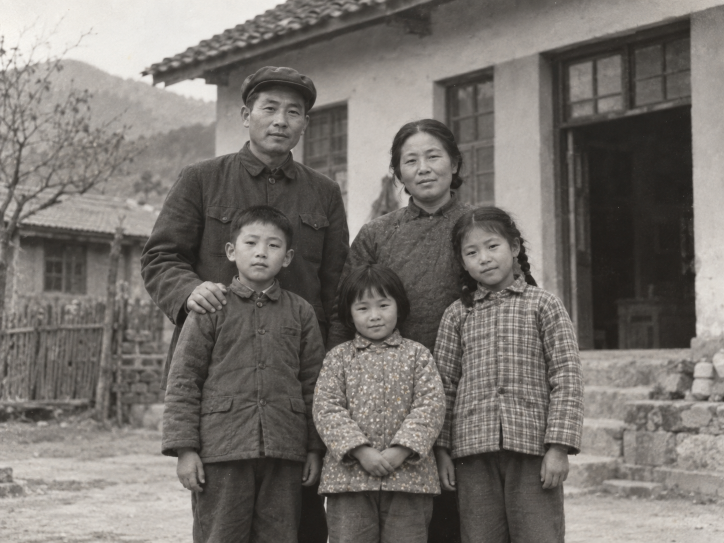
#> input picture 银发回忆录_双端协同App/assets/old-family.png, 1448 x 1086 px (shown at 1/2 size)
$ python make_repair_assets.py
#> lines starting #> are read from the running program, lines starting #| are printed output that depends on the picture
# 生成照片修复演示素材：破损缺角版 与 修复上色版
from PIL import Image, ImageDraw, ImageFilter, ImageEnhance
import random, math

SRC = "assets/old-family.png"
random.seed(42)

img = Image.open(SRC).convert("RGB")
#> img is the input picture: PIL image 1448x1086 RGB; mean R, G, B 119.3, 114.9, 110.1
w, h = img.size
#> w = 1448; h = 1086

# ---------- 1) 破损版：缺角 + 折痕 + 霉斑 + 泛黄 ----------
dam = img.copy()
# 泛黄做旧
warm = Image.new("RGB", dam.size, (196, 178, 140))
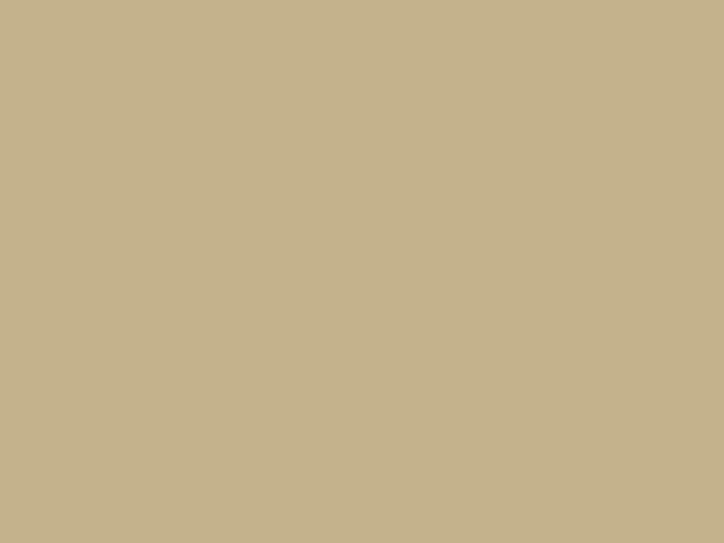
#> warm: PIL image 1448x1086 RGB (shown at 1/2 size); mean R, G, B 196, 178, 140
dam = Image.blend(dam, warm, 0.22)
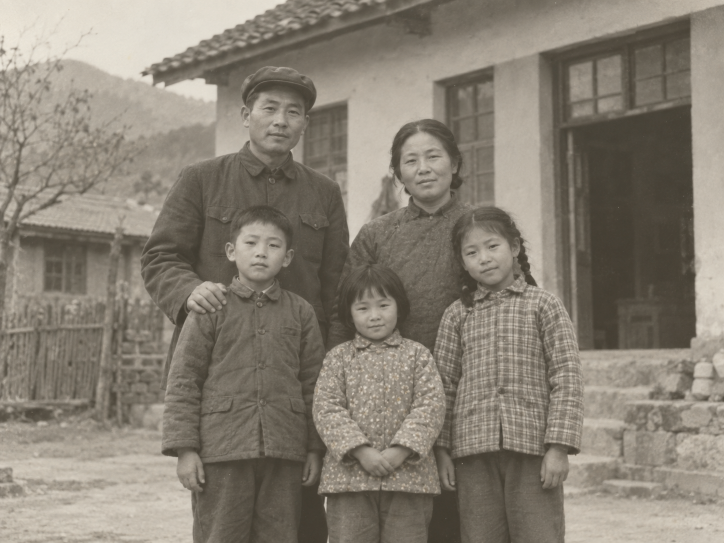
#> dam: PIL image 1448x1086 RGB (shown at 1/2 size); mean R, G, B 135.7, 128.3, 116.2
dam = ImageEnhance.Contrast(dam).enhance(0.86)
dam = ImageEnhance.Brightness(dam).enhance(1.04)

d = ImageDraw.Draw(dam, "RGBA")

# 缺角：右下角撕掉一块，露出纸背（毛边多边形）
cx, cy = int(w * 0.66), int(h * 0.66)
#> cx = 955; cy = 716
pts = [(w, int(h*0.58))]
#> pts = [(1448, 629)]
x = w
#> x = 1448
y = int(h*0.58)
#> y = 629
while x > cx - 40:
    x -= random.randint(26, 60)
    y += random.randint(-26, 40)
    y = max(int(h*0.55), min(h, y))
    pts.append((max(cx-60, x), y))
#> after the loop, x = 884; y = 667
pts += [(cx-40, h), (w, h)]
paper_back = (222, 211, 188)
d.polygon(pts, fill=paper_back + (255,))
# 缺角内侧阴影
edge = pts[:]
#> edge = [(1448, 629), (1415, 606), (1372, 611), (1332, 602), (1300, 597), (1247, 597), (1220, 597), (1181, 600), (1123, 597), (1085, 624), (1045, 655), (1002, 629), (966, 657), (919, 666), (895, 667), (915, 1086), (1448, 1086)]
for i in range(len(edge)-1):
    d.line([edge[i], edge[i+1]], fill=(120, 105, 80, 120), width=3)
#> this loop made 16 passes

# 折痕（两条斜线，一深一浅）
def crease(x0, y0, x1, y1):
    d.line([(x0, y0), (x1, y1)], fill=(255, 250, 235, 90), width=3)
    d.line([(x0+2, y0), (x1+2, y1)], fill=(60, 50, 40, 70), width=2)
crease(int(w*0.08), 0, int(w*0.42), h)
crease(int(w*0.55), 0, int(w*0.30), int(h*0.5))

# 霉斑
for _ in range(26):
    bx, by = random.randint(0, w), random.randint(0, h)
    r = random.randint(4, 26)
    d.ellipse([bx-r, by-r, bx+r, by+r], fill=(90, 75, 55, random.randint(14, 40)))

# 划痕
for _ in range(8):
    x0, y0 = random.randint(0, w), random.randint(0, h)
    x1, y1 = x0 + random.randint(-160, 160), y0 + random.randint(-160, 160)
    d.line([(x0, y0), (x1, y1)], fill=(235, 228, 210, 60), width=1)
#> this loop made 8 passes
#> (x0, y0, x1, y1) on passes 1 to 8: (1393, 234, 1507, 210), (1312, 696, 1209, 686), (890, 323, 962, 164), (539, 1025, 470, 1124), (217, 611, 316, 762), (407, 313, 438, 235), (1104, 1086, 944, 1232), (663, 1000, 512, 897)

dam = dam.filter(ImageFilter.GaussianBlur(0.4))
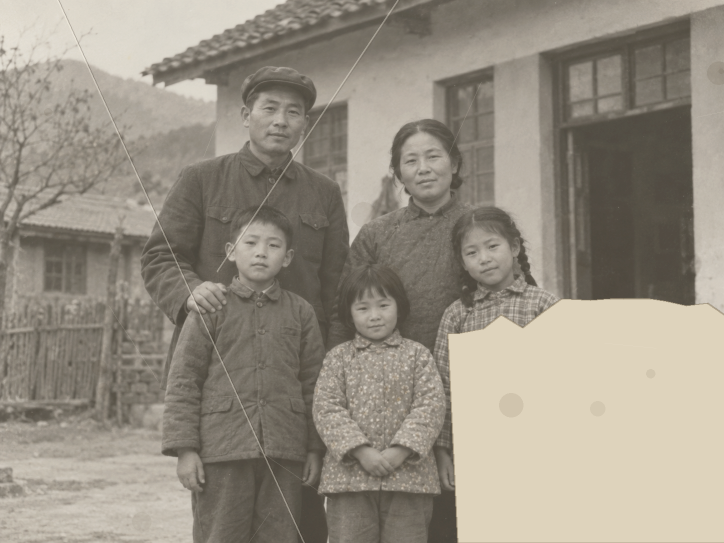
#> dam: PIL image 1448x1086 RGB (shown at 1/2 size); mean R, G, B 151.6, 144.3, 131.5
dam.save("assets/old-damaged.png")

# ---------- 2) 修复版：补全画面 + 柔和上色 ----------
res = img.copy()
res = ImageEnhance.Contrast(res).enhance(1.05)
res = ImageEnhance.Sharpness(res).enhance(1.3)
# 简单上色：分通道暖色调（肤色/砖墙偏暖、天空偏青）
r, g, b = res.split()
r = r.point(lambda v: min(255, int(v * 1.10 + 16)))
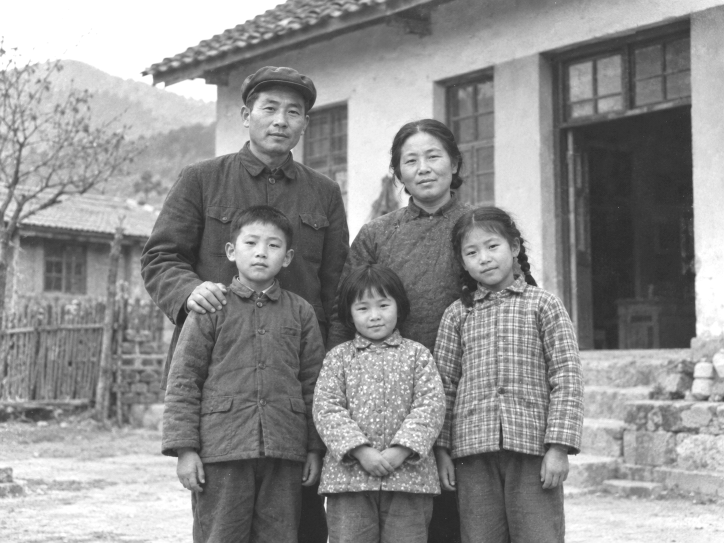
#> r: PIL image 1448x1086 L (shown at 1/2 size); min 35, max 255, mean 145.1
g = g.point(lambda v: min(255, int(v * 1.02 + 4)))
b = b.point(lambda v: max(0, int(v * 0.96)))
res = Image.merge("RGB", (r, g, b))
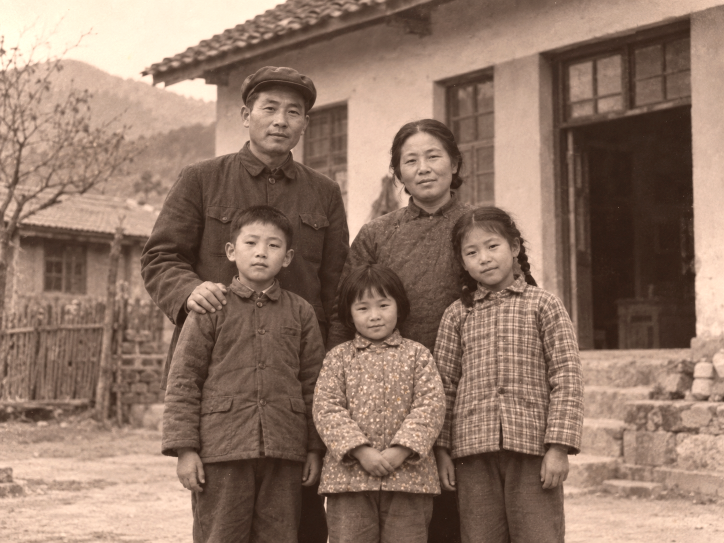
#> res: PIL image 1448x1086 RGB (shown at 1/2 size); mean R, G, B 145.1, 119.8, 104.2
# 顶部天空区域偏青
top = Image.new("RGB", res.size, (168, 196, 205))
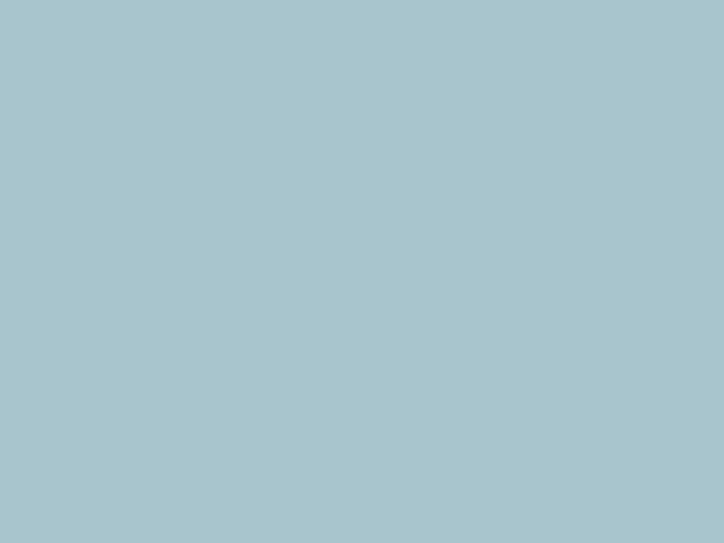
#> top: PIL image 1448x1086 RGB (shown at 1/2 size); mean R, G, B 168, 196, 205
mask = Image.new("L", res.size, 0)
#> mask: PIL image 1448x1086 L; every value is 0
md = ImageDraw.Draw(mask)
for yy in range(int(h*0.30)):
    md.line([(0, yy), (w, yy)], fill=int(70 * (1 - yy/(h*0.30))))
res = Image.composite(Image.blend(res, top, 0.5), res, mask)
# 整体轻微暖滤镜 + 暗角修复感
res = ImageEnhance.Color(res).enhance(1.12)
res.save("assets/old-restored.png")
print("done", dam.size, res.size)
#| done (1448, 1086) (1448, 1086)

$ run again, with 银发回忆录_双端协同App/assets/assistant.png copied over 银发回忆录_双端协同App/assets/old-family.png
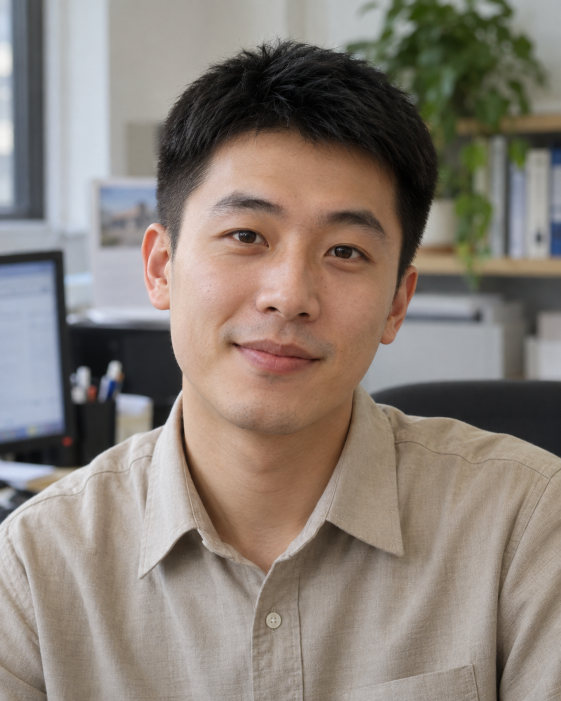
#> input picture 银发回忆录_双端协同App/assets/assistant.png, 1122 x 1402 px (shown at 1/2 size)
#> img is the input picture: PIL image 1122x1402 RGB; mean R, G, B 137.2, 127.1, 118.5
#> `dam = Image.blend(dam, warm, 0.22)`:
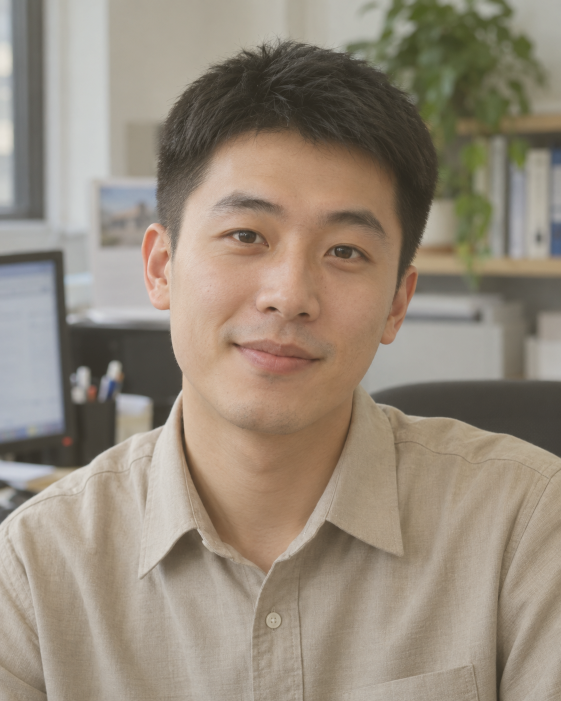
#> dam: PIL image 1122x1402 RGB (shown at 1/2 size); mean R, G, B 149.7, 137.8, 122.8
#> edge = [(1122, 813), (1089, 790), (1046, 795), (1006, 786), (974, 771), (921, 771), (894, 771), (855, 774), (797, 771), (759, 798), (719, 829), (680, 803), (700, 1402), (1122, 1402)]
#> the loop `for i in range(len(edge)-1):` made 13 passes
#> the loop `for _ in range(8):` made 8 passes
#> (x0, y0, x1, y1) on passes 1 to 8: (130, 788, 165, 933), (958, 1083, 926, 1206), (23, 1393, -79, 1507), (546, 1312, 560, 1209), (601, 890, 521, 962), (6, 539, 102, 470), (1039, 217, 1199, 209), (1039, 1247, 980, 1165)
#> `res = Image.merge("RGB", (r, g, b))`:
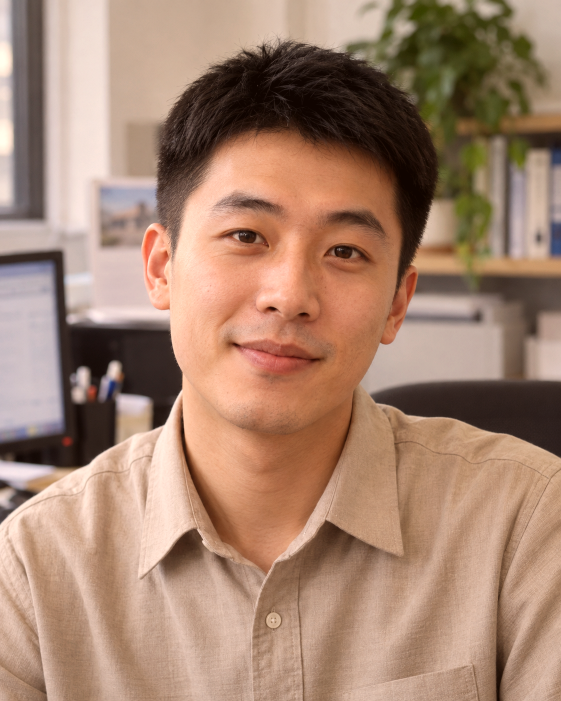
#> res: PIL image 1122x1402 RGB (shown at 1/2 size); mean R, G, B 165.9, 132.4, 112.1
#> mask: PIL image 1122x1402 L; every value is 0
#| done (1122, 1402) (1122, 1402)

$ run again, with 银发回忆录_双端协同App/assets/client.png copied over 银发回忆录_双端协同App/assets/old-family.png
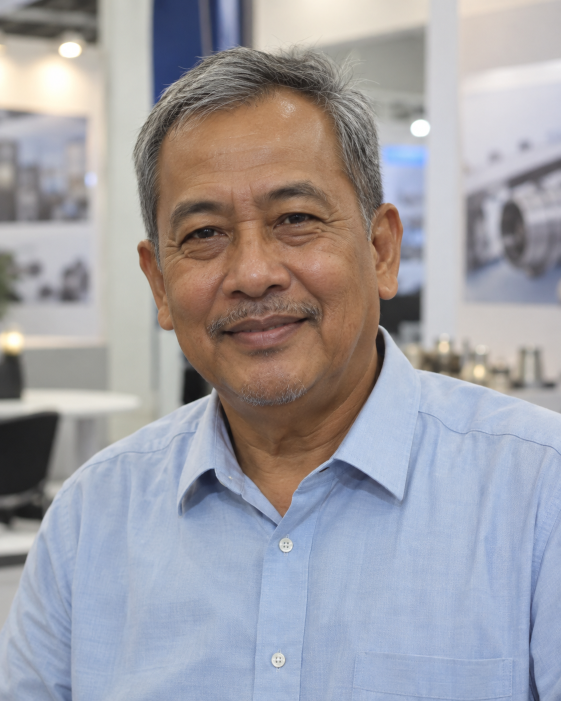
#> input picture 银发回忆录_双端协同App/assets/client.png, 1122 x 1402 px (shown at 1/2 size)
#> img is the input picture: PIL image 1122x1402 RGB; mean R, G, B 160.1, 158.3, 163.9
#> `dam = Image.blend(dam, warm, 0.22)`:
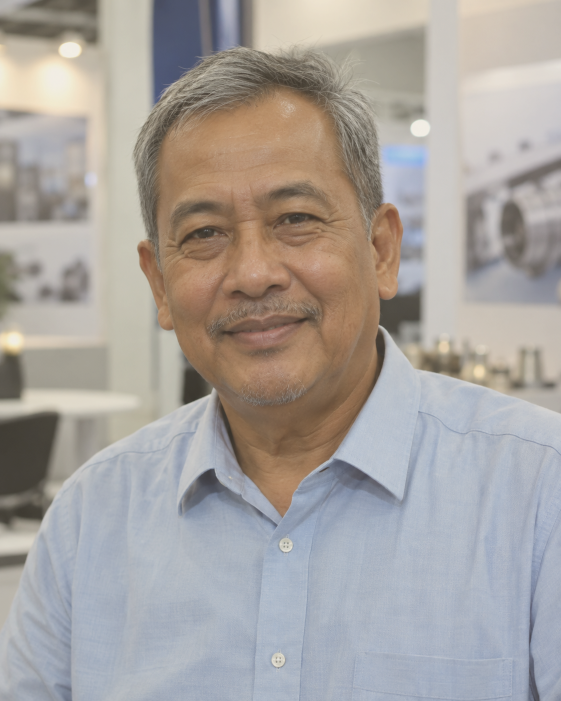
#> dam: PIL image 1122x1402 RGB (shown at 1/2 size); mean R, G, B 167.5, 162.1, 158.2
#> edge = [(1122, 813), (1089, 790), (1046, 795), (1006, 786), (974, 771), (921, 771), (894, 771), (855, 774), (797, 771), (759, 798), (719, 829), (680, 803), (700, 1402), (1122, 1402)]
#> the loop `for i in range(len(edge)-1):` made 13 passes
#> the loop `for _ in range(8):` made 8 passes
#> (x0, y0, x1, y1) on passes 1 to 8: (130, 788, 165, 933), (958, 1083, 926, 1206), (23, 1393, -79, 1507), (546, 1312, 560, 1209), (601, 890, 521, 962), (6, 539, 102, 470), (1039, 217, 1199, 209), (1039, 1247, 980, 1165)
#> `res = Image.merge("RGB", (r, g, b))`:
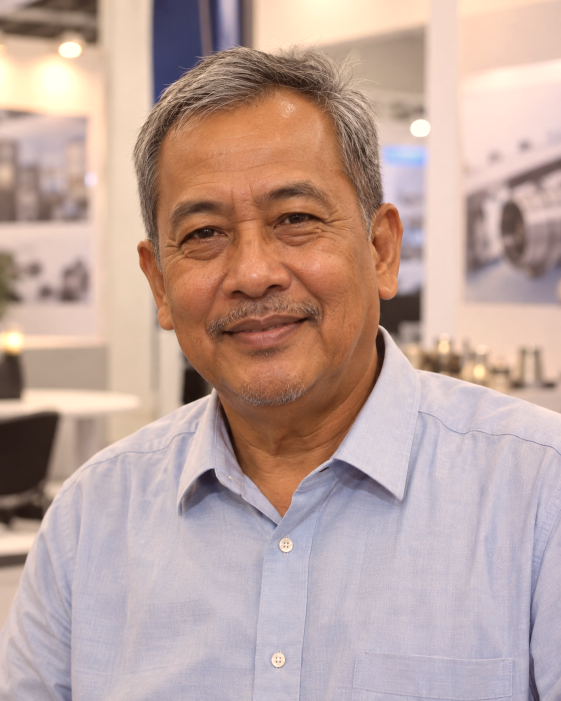
#> res: PIL image 1122x1402 RGB (shown at 1/2 size); mean R, G, B 189.8, 164.1, 156.4
#> mask: PIL image 1122x1402 L; every value is 0
#| done (1122, 1402) (1122, 1402)

$ run again, with 银发回忆录_双端协同App/assets/community-bridge.png copied over 银发回忆录_双端协同App/assets/old-family.png
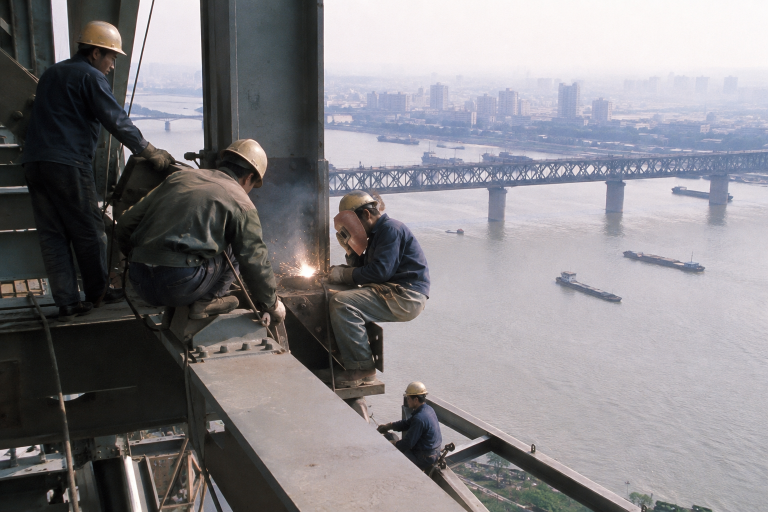
#> input picture 银发回忆录_双端协同App/assets/community-bridge.png, 1536 x 1024 px (shown at 1/2 size)
#> img is the input picture: PIL image 1536x1024 RGB; mean R, G, B 134.2, 131.6, 135.1
#> `dam = Image.blend(dam, warm, 0.22)`:
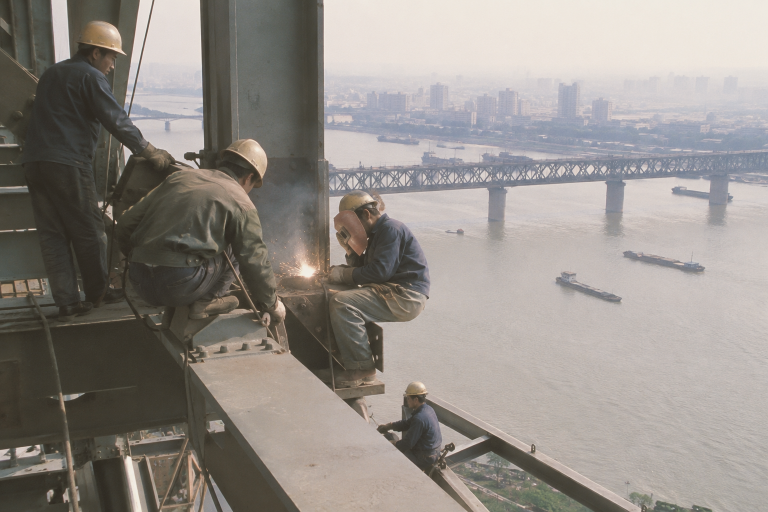
#> dam: PIL image 1536x1024 RGB (shown at 1/2 size); mean R, G, B 147.3, 141.3, 135.7
#> edge = [(1536, 593), (1503, 570), (1460, 575), (1420, 566), (1388, 563), (1335, 563), (1308, 563), (1269, 566), (1211, 563), (1173, 590), (1133, 621), (1090, 595), (1054, 623), (1007, 632), (972, 633), (973, 1024), (1536, 1024)]
#> the loop `for i in range(len(edge)-1):` made 16 passes
#> the loop `for _ in range(8):` made 8 passes
#> (x0, y0, x1, y1) on passes 1 to 8: (1393, 234, 1507, 210), (1312, 696, 1209, 686), (890, 323, 962, 164), (1478, 539, 1574, 470), (1039, 217, 1199, 209), (1308, 407, 1226, 438), (330, 1, 476, 6), (1000, 39, 897, 64)
#> `res = Image.merge("RGB", (r, g, b))`:
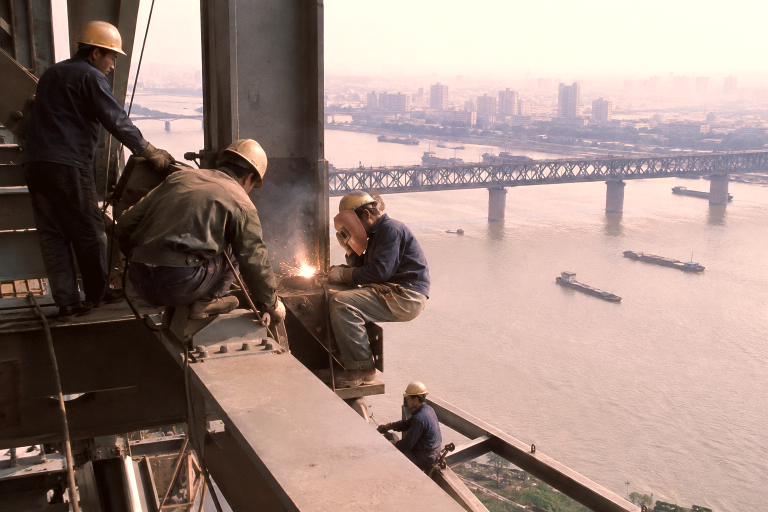
#> res: PIL image 1536x1024 RGB (shown at 1/2 size); mean R, G, B 158.3, 136.6, 128.5
#> mask: PIL image 1536x1024 L; every value is 0
#| done (1536, 1024) (1536, 1024)
